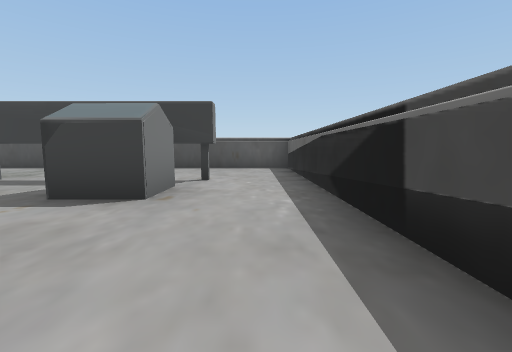
view 1 (above)

19 first-person views from a walk through a scene from a Unity 3-D project. The camera is 1.2 m above the floor, tilts 6° down and sees 90° across. The floor is counted in squares, 2 m on a side. Each view is taken from the middle of a square. On the plan, view 1 faces up. The plan holds only what a view shows up to about 9 squares ahead; the rest is blank. The place goes on beyond the plan. Some animated figures are not drawn.

view 2
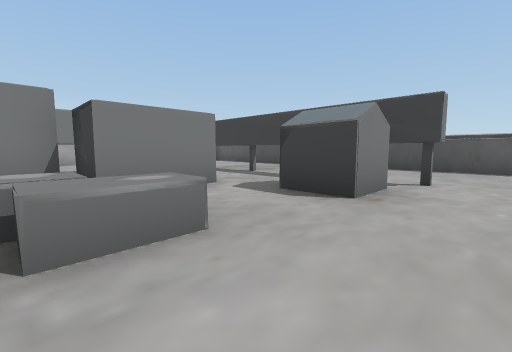

view 3
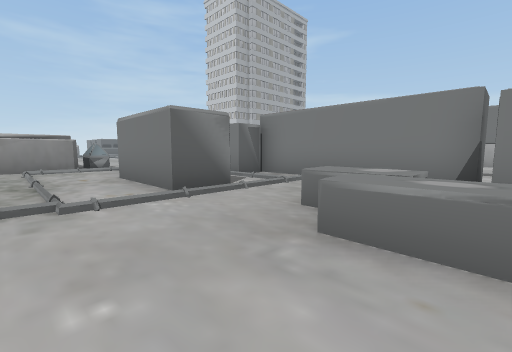

view 4
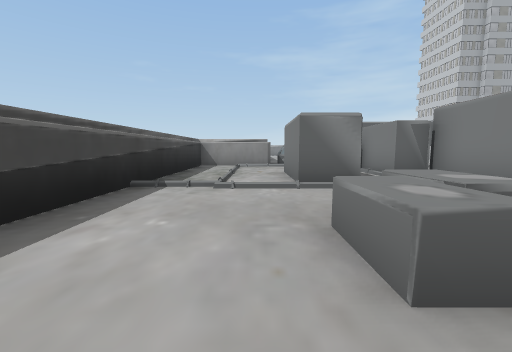

view 5
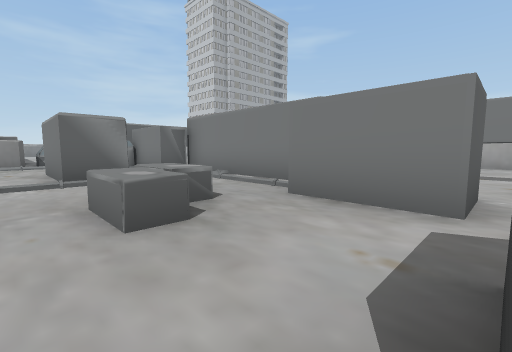

view 6
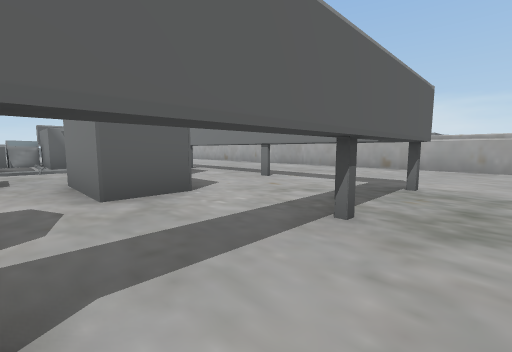

view 7
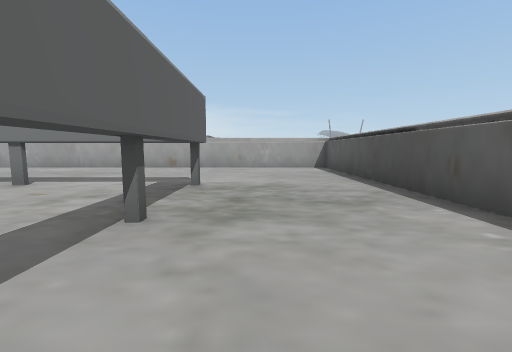

view 8
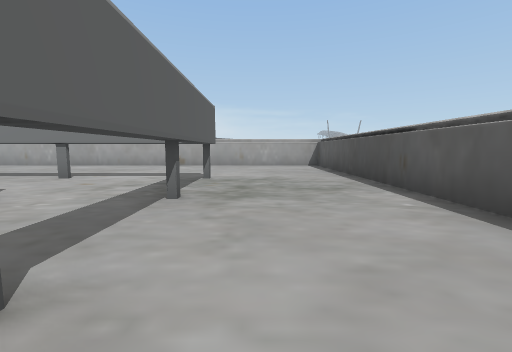

view 9
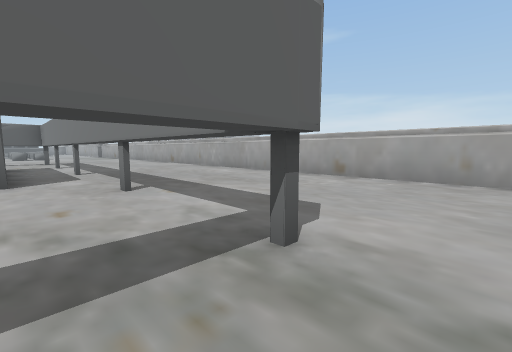

view 10
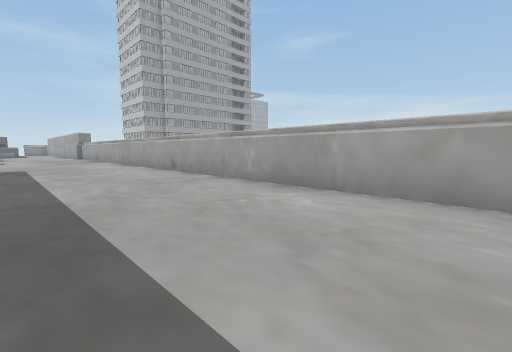

view 11
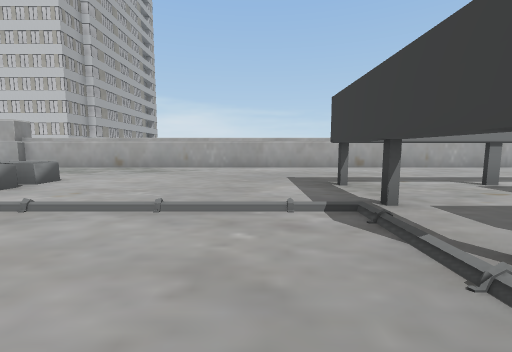

view 12
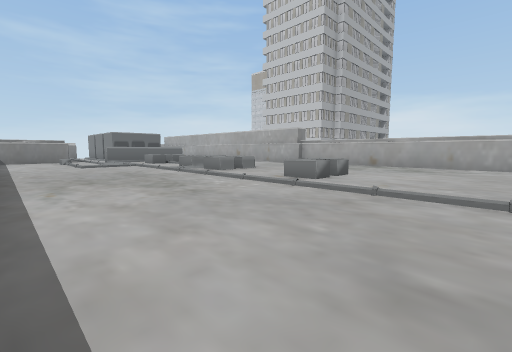

view 13
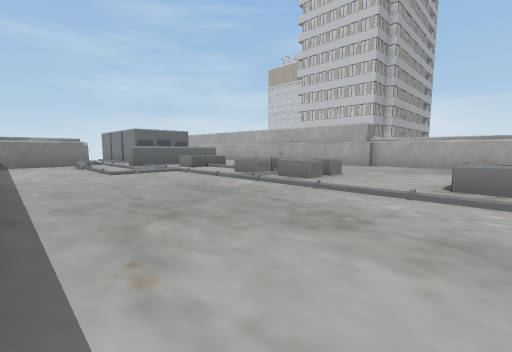

view 14
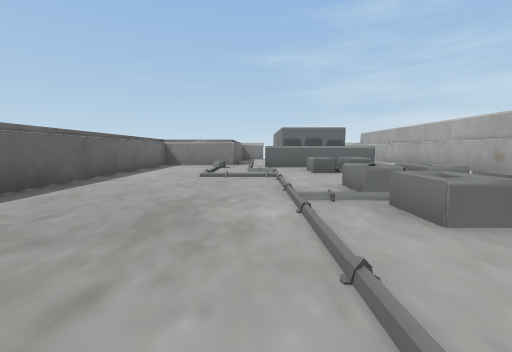

view 15
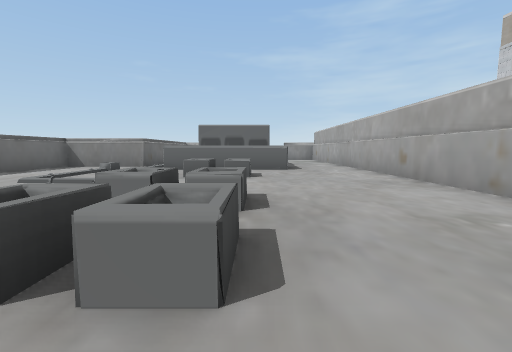

view 16
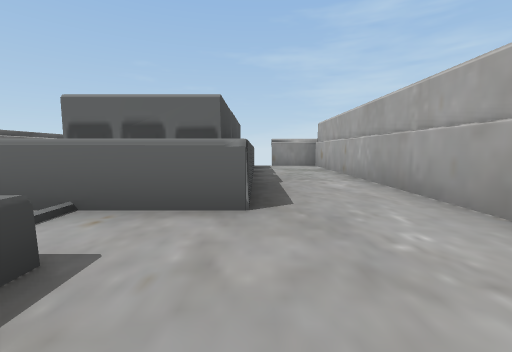

view 17
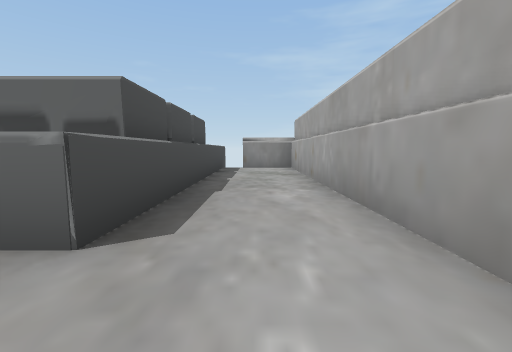

view 18
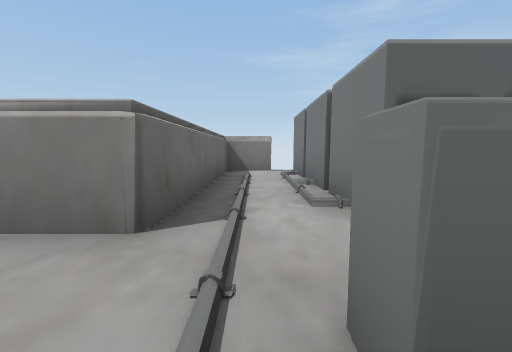

view 19
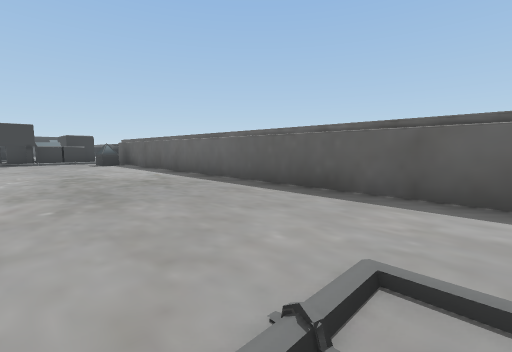

### Floor plan
Key: @ floor where view 1 was taken; # wall or solid block; . floor; / step, stairs or slope; ^ raised ledge; v drop or lower ground; T thing the floor can be seen under or through.
Columns run from 12 left of view 1 to 1 right of it. Each row starts with its distance up from view 1.
  9  ############
  8 #............#
  7 #............#
  6 #............#
  5 #....TTTTT##.#
  4 #....T....#..#
  3 #....T.......#
  2 #....T.##....#
  1 #....T.##.^..#
  0 #....T##/.^.@#
 -1 #....T #/....#
 -2 #....T #/////#
 -3 #....T #/.#..#
 -4 #....T ##.#..#
 -5 #....T ##....#
 -6 #....TT##^...#
 -7 #...../// //##
 -8 #.........##v
 -9 #..........#
-10 #..........#
-11 #..........#
-12 #...^^.....#
-13 #..........#
-14 #..........#
-15 #...^^.....#
-16 #....//....#
-17 #...^^.....#
-18 #..........#
-19 #......./..#
-20 #...^^.//..#
-21 #......//..#
-22 #..^^^^/...#
-23 #..^###/###v
-24 #..^###/#
-25 #..^###/#
-26 #..^###/#
-27 #..^###/#
-28 #..^  ..#
-29  ##v

Positions as (right, up) in squares from view 1, and headings:
1: (0, 0), facing up
2: (0, 0), facing up-left
3: (0, 1), facing down-left
4: (-1, 2), facing down
5: (-1, 3), facing down-left
6: (-3, 6), facing down-left
7: (-3, 6), facing left
8: (-2, 6), facing left
9: (-6, 6), facing down-left
10: (-8, 2), facing down-left
11: (-3, -8), facing left
12: (-2, -9), facing down-left
13: (-2, -12), facing down-left
14: (-5, -13), facing down
15: (-8, -14), facing down
16: (-9, -19), facing down
17: (-10, -20), facing down
18: (-5, -21), facing down
19: (-5, -19), facing up-right
